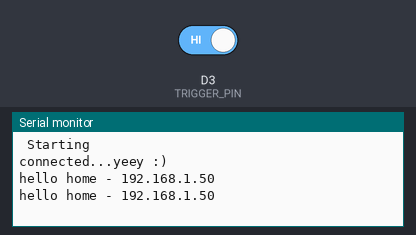
A sketch run on a simulated ESP8266 (NodeMCU). On the bench: the last lines printed to the serial monitor. The inputs (shaded band) are chosen by the test bench; at power-on: D3 (TRIGGER_PIN) HIGH. WiFi joins after 1.5 s; servers stay silent unless stated.

Above: at 5.7 s.
5.8 s: D3 (TRIGGER_PIN) driven LOW
At 6.4 s:
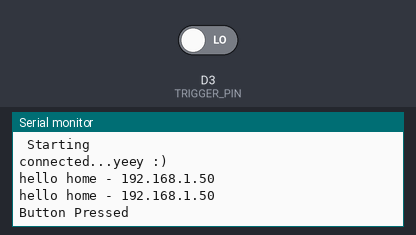
7.3 s: D3 (TRIGGER_PIN) driven HIGH
At 9.7 s:
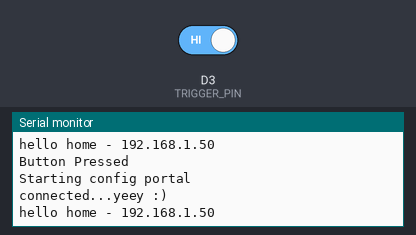

The sketch:

confgWifi.ino
```cpp
//包含wifi的配网代码
#include "wifi.h"

void setup() {
  Serial.begin(115200);
  wifi_setup();
}


unsigned long lst = 0;
int interval = 1000;

void loop() {
  wifi_loop();

  //定时输出信息
  unsigned long curr = millis();
  if(curr-lst>interval){
    Serial.print("hello ");
    lst = curr;

    //判断wifi是否已链接
    if(WiFi.status() == WL_CONNECTED){

      //链接到的wifi 名字
      Serial.print(WiFi.SSID());
      Serial.print(" - ");

      //设备的局域网IP地址
      Serial.println(WiFi.localIP());
    }
  }
}
```

wifi.h
```cpp
#include <WiFiManager.h>

//用于触发配置网络的针脚
#define TRIGGER_PIN D3

// 配置网络的超时时间（芯片会自动重启）
uint ap_timeout = 120;

//设置阻塞模式 true = 非阻塞模式
bool wm_nonblocking = false;

const char* apName = "AutoConnectAP";

//核心对象
WiFiManager wm;

//进入配置模式的按钮函数
void toConfigButton(){
  // 检查引脚是否进入低电平
  if ( digitalRead(TRIGGER_PIN) == LOW ) {

    //信号持续时间（防止误触发）
    delay(50);

    //50ms后，依然是低电平，我们认为按钮真的被按下了
    if( digitalRead(TRIGGER_PIN) == LOW ){
      Serial.println("Button Pressed");

      //等待3秒
      delay(3000);

      //3秒后还是低电平，则进入配网模式
      if( digitalRead(TRIGGER_PIN) == LOW ){
        Serial.println("Button Held");
        Serial.println("Erasing Config, restarting");

        //擦除原来的配置
        wm.resetSettings();

        //重启设备，会自动进入配网模式
        ESP.restart();
      }

      // 如果3秒后，并非是低电平，依然进入配网模式，但是不会擦除历史信息
      Serial.println("Starting config portal");

      wm.setConfigPortalTimeout(ap_timeout);

      if (!wm.startConfigPortal(apName)) {
        Serial.println("failed to connect or hit timeout");
        delay(3000);
        ESP.restart();
      } else {
        Serial.println("connected...yeey :)");
      }
    }
  }
}
//配网模式的setup函数
void wifi_setup(){

  WiFi.mode(WIFI_STA);

  //输出调试信息
  Serial.setDebugOutput(true);

  delay(3000);
  Serial.println("\n Starting");

  //用于重置的引脚
  pinMode(TRIGGER_PIN, INPUT);

  //运行模式（阻塞 or 非阻塞）
  if(wm_nonblocking) wm.setConfigPortalBlocking(false);

  //定义配网菜单
  std::vector<const char *> menu = {"wifi","info","sep","restart","exit"};
  wm.setMenu(menu);

  // 页面风格（黑暗模式）
  wm.setClass("invert");

  //配网超时
  wm.setConfigPortalTimeout(ap_timeout);

  //配网结果
  bool res;
  res = wm.autoConnect(apName);

  if(!res) {
    Serial.println("Failed to connect or hit timeout");
  }
  else {
    Serial.println("connected...yeey :)");
  }
}

//配网循环函数
void wifi_loop() {
  //如果是非阻塞模式，会用它来处理配网网页
  if(wm_nonblocking) wm.process();

  //监听配网按钮
  toConfigButton();
}
```

Measured:
- after the input at 5.8 s, the serial monitor: prints a new line after 0.05 s (image 1)
- after the input at 7.3 s, the serial monitor: prints a new line after 1.6 s (image 2)
